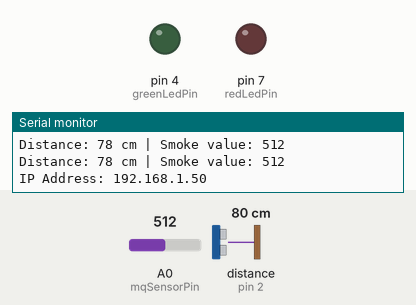
A program run on a simulated Arduino Uno, built with avr-gcc and run on an emulated ATmega328P. Shown: output pins drawn as LEDs (lit = HIGH), the last lines printed to the serial monitor. Wiring (inferred from the names in the program): ultrasonic range finder: trigger pin 3; echo pin 2. The test bench sets the inputs (shaded band); at power-on: distance to the obstacle (sensor on pin 2) 80 cm, A0 (mqSensorPin) = 512. The echo pulse lasts 58.3 µs per cm; pins used as bus, display or sensor lines are not drawn.

Above: at 2.7 s.
2.8 s: distance to the obstacle (sensor on pin 2) set to 7 cm
4.3 s: distance to the obstacle (sensor on pin 2) set to 4 cm
At 4.8 s:
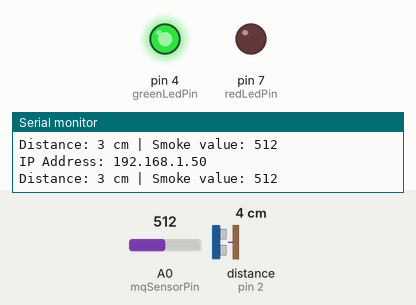
5.8 s: A0 (mqSensorPin) set to 991
7.3 s: A0 (mqSensorPin) set to 1017
At 8.2 s:
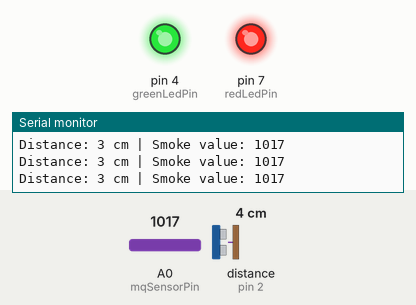
8.8 s: distance to the obstacle (sensor on pin 2) set to 9 cm
At 9.5 s:
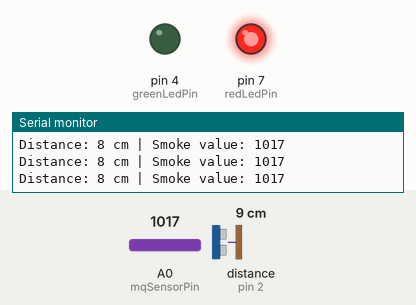
10.4 s: distance to the obstacle (sensor on pin 2) set to 2 cm
At 11.9 s:
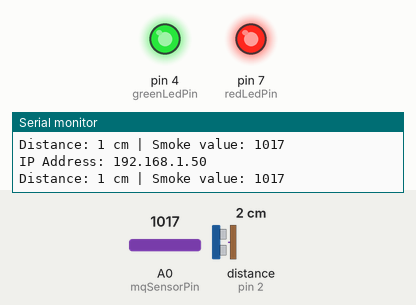
Timing chart, 0 to 13.0 s (numbered marks = the images above; inputs shaded):
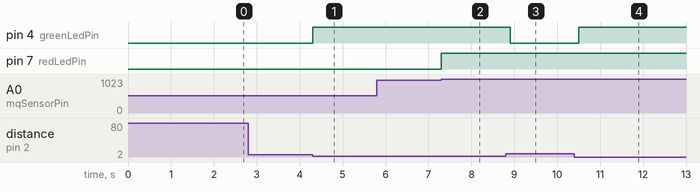

The program:

main.cpp
```cpp
#include "Arduino.h"
#include <usensor.h>
#include <led.h>
#include <mqsensor.h>
#include <eth.h>
#include <thread.h>

#define echoPin         2
#define trigPin         3
#define greenLedPin     4
#define redLedPin       7
#define mqSensorPin     A0

USensor* uSensor;
MqSensor* mqSensor;

Led* greenLed;
Led* redLed;

Eth* eth0;

void updateLeds()
{
    // Distance Sensor - Green Led
    int distance = uSensor->calcDistance();
    greenLed->trigger( distance < 5 );

    // Smoke Sensor - Red Led
    int smokeValue = mqSensor->value();
    redLed->trigger( smokeValue > 1000 );

    Serial.print("Distance: ");
    Serial.print(distance);
    Serial.print(" cm | ");
    Serial.print("Smoke value: ");
    Serial.println(smokeValue);
}

void checkNetwork( )
{
    // Network
    IPAddress addr = eth0->getIpAddress();

    Serial.print( "IP Address: " );
    Serial.println( addr );
}

Thread threads[] = {
    Thread(200, updateLeds),
    Thread(1000, checkNetwork),
};

void setup()
{
    // Sensors
    uSensor = new USensor( echoPin, trigPin );
    mqSensor = new MqSensor( mqSensorPin );

    // Leds
    greenLed = new Led( greenLedPin );
    redLed = new Led( redLedPin );

    // Eth
    eth0 = new Eth();

    // Serial
    Serial.begin(9600);

    Serial.println("Ultrasonic Sensor HC-SR04 Test"); // print some text in Serial Monitor
    Serial.println("with Arduino UNO R3");
}

void loop()
{
    for( Thread &t : threads )
    {
        t.check();
    }
}
```

Measured:
- the behaviour switches between 6 and 5 cm on distance to the obstacle (sensor on pin 2) (found by bisection; images 0 and 1)
- the behaviour switches between 1000 and 1001 on A0 (mqSensorPin) (found by bisection; images 1 and 2)
- after the input at 4.3 s, pin 4 (greenLedPin): LOW → HIGH at once
- after the input at 7.3 s, pin 7 (redLedPin): LOW → HIGH at once
- after the input at 8.8 s, pin 4 (greenLedPin): HIGH → LOW after 0.10 s
- after the input at 10.4 s, pin 4 (greenLedPin): LOW → HIGH after 0.10 s
